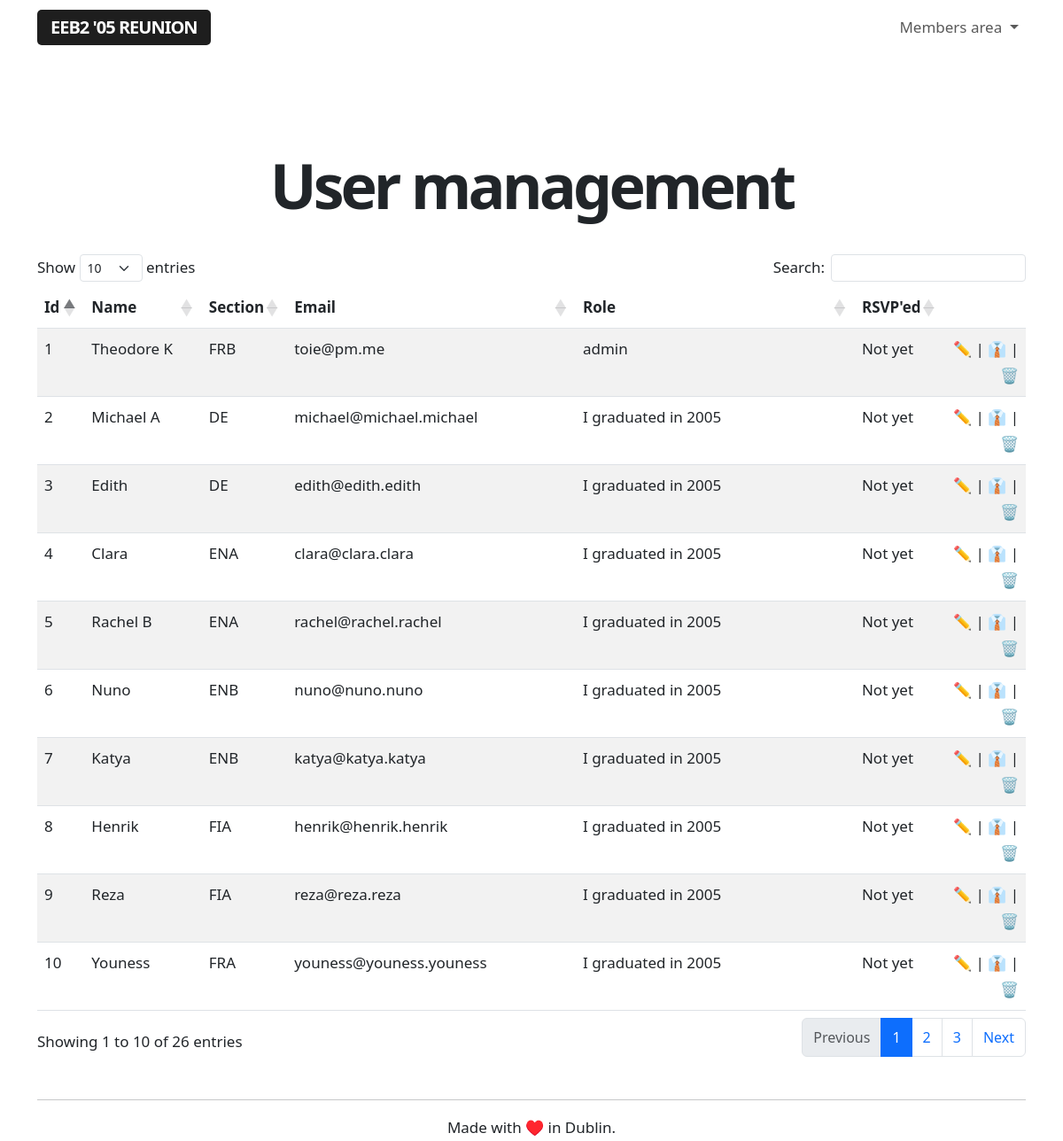
Before: /admin/users (signed in) with the older database file.
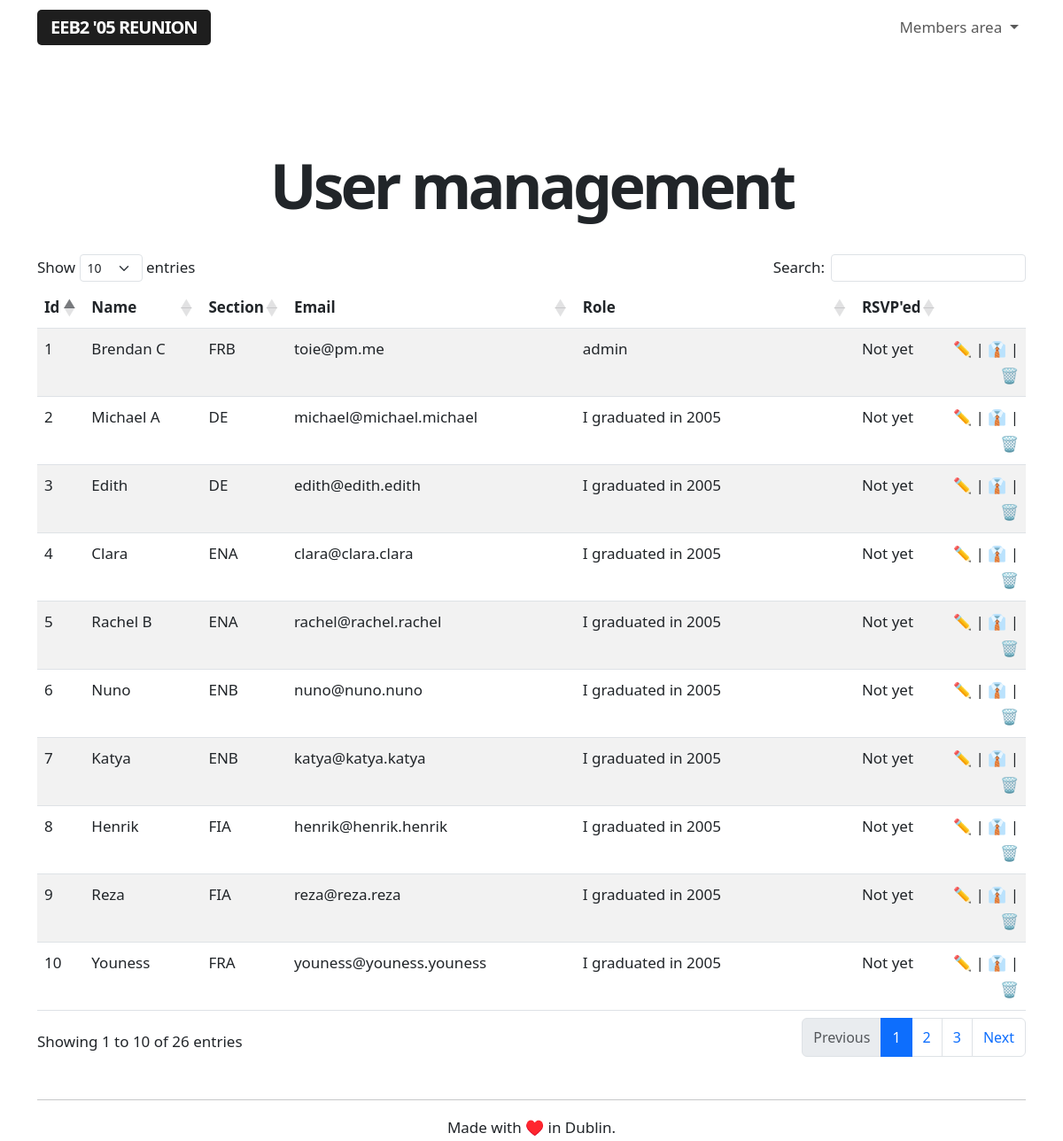
After: the same page with the newer database file.
### app/models.py (models this page shows, shortened)
class User(UserMixin, db.Model):
    id = db.Column(db.Integer, primary_key=True)
    username = db.Column(db.String(64), index=True, unique=True)
    name = db.Column(db.String(64), index=True, unique=False)
    section = db.Column(db.String(64), index=True, unique=False)
    email = db.Column(db.String(120), index=True, unique=True)
    password_hash = db.Column(db.String(128))
    role = db.Column(db.String(64), index=True, unique=False)
    rsvp = db.Column(db.String(64), index=True, unique=False)
    avatar = db.Column(db.String(64), index=True, unique=False)
    facebook = db.Column(db.String(64), index=True, unique=False)
    twitter = db.Column(db.String(64), index=True, unique=False)
    instagram = db.Column(db.String(64), index=True, unique=False)
    linkedin = db.Column(db.String(64), index=True, unique=False)
    snapchat = db.Column(db.String(64), index=True, unique=False)
    reddit = db.Column(db.String(64), index=True, unique=False)
    mastodon = db.Column(db.String(64), index=True, unique=False)
    tiktok = db.Column(db.String(64), index=True, unique=False)

### app/routes.py (the view)
@app.route('/admin/users', methods=['GET'])
@login_required
def adminusermanagement():
    if current_user.role == 'admin':
        users = User.query.order_by(User.id.asc())
    else:
        flash('This is a restricted area.')
        return redirect(url_for('index'))
    return render_template("user_management.html", title='User management',
        users=users)

### app/models.py (called while the page is built)
@login.user_loader
def load_user(id):
    return User.query.get(int(id))

### app/templates/user_management.html (shortened to what this page needs)
{% extends "base.html" %}
{% block content %}
<div class="title">
    <h1>User management</h1>
</div>
<br>
<br>
<table id="usermanagementtable" class="table table-striped">
  <thead>
    <tr>
        <th>Id</th>
        <th>Name</th>
        <th>Section</th>
        <th>Email</th>
        <th>Role</th>
        <th>RSVP'ed</th>
        <th></th>
    </tr>
  </thead>
  <tbody>
    {% for user in users %}
        {% include '_users.html' %}
    {% endfor %}
  </tbody>
</table>
{% endblock %}

### app/templates/_users.html
<tr>
    <td>{{ user.id }}</td>
    <td>{{ user.name }}</td>
    <td>{{ user.section }}</td>
    <td>{{ user.email }}</td>
    <td>{{ user.role }}</td>
    <td>{{ user.rsvp }}</td>
        <td class="aligniconsright"><a class="nolinkdecoration" href="{{ url_for('user', userid = user.id) }}">✏️</a> | <a class="nolinkdecoration" href="{{ url_for('toggleadmin', userid = user.id) }}">👔</a> | <a class="nolinkdecoration" href="{{ url_for('delete_user', userid=user.id) }}">🗑️</a></td>
</tr>

Changed rows visible on the page:
changed User "FRB": name "Theodore K" → "Brendan C"
